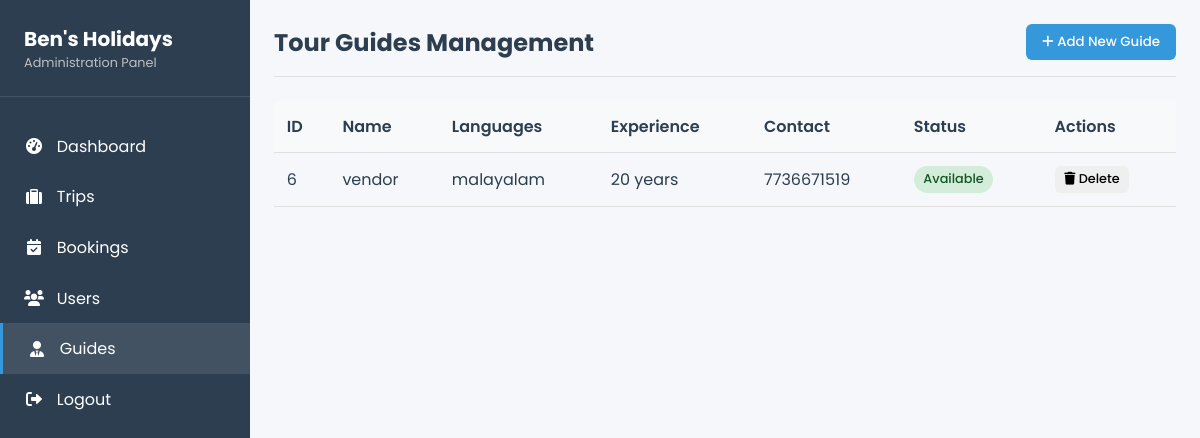
Screenshot of /admin_v/admin_view_guide with the database file from the repository.
### admin_view/models.py (models this page shows)
class TourGuide(models.Model):
    id = models.AutoField(primary_key=True)
    name = models.CharField(max_length=100)
    password = models.CharField(max_length=128)
    bio = models.TextField()
    languages = models.CharField(max_length=200)
    years_experience = models.PositiveIntegerField()
    contact_number = models.CharField(max_length=20)
    is_available = models.BooleanField(default=True)
    def __str__(self):
        return self.name

### admin_view/views.py (the view)
# urls.py: path('admin_view_guide', views.admin_view_guide, name='admin_view_guide'),
def admin_view_guide(request):
    guides = TourGuide.objects.all()
    print(guides)
    return render(request,"admin_view_guide.html",{'guides': guides})

### admin_view/templates/admin_view_guide.html (shortened to what this page needs)
<!DOCTYPE html>
<html lang="en">
<head>
    <link rel="stylesheet" href="https://cdnjs.cloudflare.com/ajax/libs/font-awesome/6.0.0-beta3/css/all.min.css">
</head>
<body>
    <div class="admin-container">
        <aside class="sidebar">
            <div class="brand">
                <h2>Ben's Holidays</h2>
                <p>Administration Panel</p>
            </div>
            <ul class="nav-menu">
                <li class="nav-item">
                    <a href="/admin_v/admin_home" class="nav-link">
                        <i class="fas fa-tachometer-alt"></i>
                        Dashboard
                    </a>
                </li>
                <li class="nav-item">
                    <a href="/admin_v/admin_view_pack" class="nav-link" >
                        <i class="fas fa-suitcase"></i>
                        Trips
                    </a>
                </li>
                <li class="nav-item">
                    <a href="#" class="nav-link">
                        <i class="fas fa-calendar-check"></i>
                        Bookings
                    </a>
                </li>
                <li class="nav-item">
                    <a href="/admin_v/admin_view_user" class="nav-link">
                        <i class="fas fa-users"></i>
                        Users
                    </a>
                </li>
                <li class="nav-item">
                    <a href="/admin_v/admin_view_guide"  class="nav-link active">
                        <i class="fas fa-user-tie"></i>
                        Guides
                    </a>
                </li>
                <li class="nav-item">
                    <a href="/admin_v" class="nav-link">
                        <i class="fas fa-sign-out-alt"></i>
                        Logout
                    </a>
                </li>
            </ul>
        </aside>
        <main class="main-content">
            <div class="header">
                <h1>Tour Guides Management</h1>
                <button id="addGuideBtn" class="btn btn-primary">
                    <i class="fas fa-plus"></i> Add New Guide
                </button>
            </div>
            <div class="table-responsive">
                <table>
                    <thead>
                        <tr>
                            <th>ID</th>
                            <th>Name</th>
                            <th>Languages</th>
                            <th>Experience</th>
                            <th>Contact</th>
                            <th>Status</th>
                            <th>Actions</th>
                        </tr>
                    </thead>
                    <tbody>
                        {% for guide in guides %}
                        <tr>
                            <td>{{ guide.id }}</td>
                            <td>{{ guide.name }}</td>
                            <td>{{ guide.languages }}</td>
                            <td>{{ guide.years_experience }} years</td>
                            <td>{{ guide.contact_number }}</td>
                            <td>
                                <span class="status {% if guide.is_available %}status-available{% else %}status-unavailable{% endif %}">
                                    {% if guide.is_available %}Available{% else %}Unavailable{% endif %}
                                </span>
                            </td>
                            <td>
                                <div class="action-btns">
                                    <a href="/admin_v/admin_delete_guide_btn/{{ guide.id }}">
                                        <button class="btn btn-danger btn-sm" >
                                            <i class="fas fa-trash"></i> Delete
                                        </button>
                                    </a>
                                </div>
                            </td>
                        </tr>
                        {% empty %}
                        <tr>
                            <td colspan="7" style="text-align: center;">No guides found</td>
                        </tr>
                        {% endfor %}
                    </tbody>
                </table>
            </div>
        </main>
    </div>
</body>
</html>

### admin_view/templates/admin_view_guide.html (style rules this page uses)
:root { --primary: #3498db; --primary-dark: #2980b9; --secondary: #2c3e50; --danger: #e74c3c; --success: #2ecc71; --warning: #f39c12; --light: #f8f9fa; --dark: #343a40; --gray: #7f8c8d; --light-gray: #e0e0e0; }
* { margin: 0; padding: 0; box-sizing: border-box; font-family: 'Poppins', sans-serif; }
body { background-color: #f5f7fa; color: var(--secondary); }
.admin-container { display: grid; grid-template-columns: 250px 1fr; min-height: 100vh; }
.sidebar { background-color: var(--secondary); color: white; padding: 1.5rem 0; position: sticky; top: 0; height: 100vh; }
.brand { padding: 0 1.5rem 1.5rem; border-bottom: 1px solid rgba(255,255,255,0.1); }
.brand h2 { font-size: 1.25rem; }
.brand p { font-size: 0.8rem; color: var(--light-gray); opacity: 0.8; }
.nav-menu { margin-top: 1.5rem; }
.nav-item { list-style: none; }
.nav-link { display: flex; align-items: center; padding: 0.8rem 1.5rem; color: white; text-decoration: none; transition: all 0.3s; }
.nav-link:hover, .nav-link.active { background-color: rgba(255,255,255,0.1); border-left: 3px solid var(--primary); }
.nav-link i { margin-right: 0.8rem; width: 20px; text-align: center; }
.main-content { padding: 1.5rem; }
.header { display: flex; justify-content: space-between; align-items: center; margin-bottom: 1.5rem; padding-bottom: 1rem; border-bottom: 1px solid var(--light-gray); }
.header h1 { font-size: 1.5rem; color: var(--secondary); }
.btn { padding: 0.5rem 1rem; border-radius: 6px; border: none; cursor: pointer; font-weight: 500; transition: all 0.3s; }
.btn-primary { background-color: var(--primary); color: white; }
.table-responsive { overflow-x: auto; }
table { width: 100%; border-collapse: collapse; }
th, td { padding: 0.8rem; text-align: left; border-bottom: 1px solid var(--light-gray); }
th { font-weight: 600; color: var(--secondary); background-color: #f8f9fa; }
.status { display: inline-block; padding: 0.3rem 0.6rem; border-radius: 20px; font-size: 0.8rem; font-weight: 500; }
.btn-sm { padding: 0.3rem 0.6rem; font-size: 0.8rem; }
.status-available { background-color: #d4edda; color: #155724; }

### rows the page displays
TourGuide: id "6", name "vendor", languages "malayalam", years_experience "20", contact_number "7736671519", is_available "Available"
